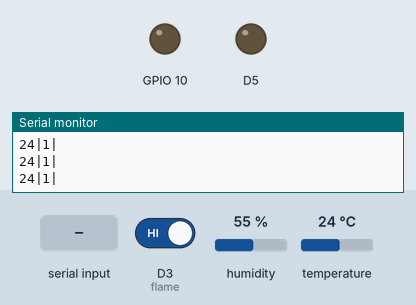
This sketch was run on a simulated ESP8266 (NodeMCU). On the bench: output pins drawn as LEDs (lit = HIGH), the last lines printed to the serial monitor. Dashed ring = blinking. The test bench sets the inputs (shaded band); at power-on: D3 (flame) HIGH, humidity 55 %, temperature 24 °C. WiFi joins after 1.5 s; servers stay silent unless stated.

Above: at 2.7 s.
2.8 s: D3 (flame) driven LOW
At 3.6 s:
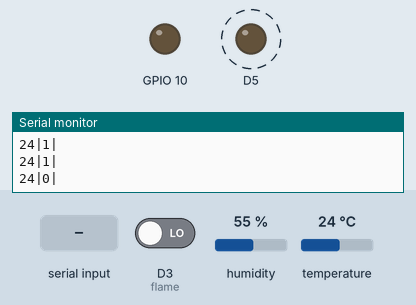
12.3 s: "1" received over Serial
At 18.7 s:
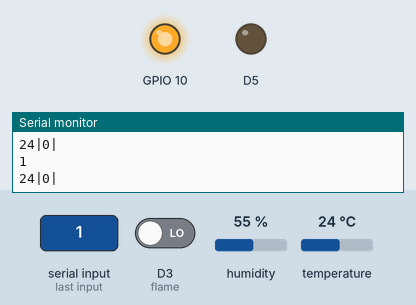
Timing chart, 0 to 20.2 s (numbered marks = the images above; inputs shaded):
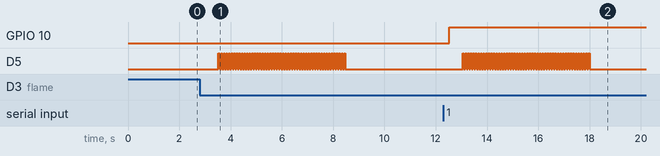

The sketch:

sristhi_flameandtemp.ino
```cpp
#include <DHT.h>
//wifi headers
#include <ESP8266WiFi.h>
#include <ESP_Mail_Client.h>
#include <Wire.h>

//wifi creds
#define WIFI_SSID "Revanth"
#define WIFI_PASSWORD "revanthsriraj"
#define SMTP_HOST "smtp.gmail.com"
#define SMTP_PORT 465
#define AUTHOR_EMAIL "akshaybhawarkiti@gmail.com"
#define AUTHOR_PASSWORD "uabulpopoejyiyxk"
#define RECIPIENT_EMAIL "joshuamatthewjohn2004@gmail.com"
#define CC_RECIPIENT_EMAIL "raikupaiku@gmail.com"


#define DHTPIN D1
#define DHTTYPE DHT11
#define flame D3

DHT dht(DHTPIN, DHTTYPE);

float temp; // Stores temperature value
int flame_sense;

//smtp server define
SMTPSession smtp;
Session_Config config;
SMTP_Message message;

void setup() {
  Serial.begin(9600); // Initialize serial communication
  dht.begin();
  pinMode(flame, INPUT);
  pinMode(D5, OUTPUT);

  pinMode(10, OUTPUT);

  //wifi creds

  WiFi.begin(WIFI_SSID, WIFI_PASSWORD);
  while (WiFi.status() != WL_CONNECTED)
  {
    Serial.println(" :-( ");
    delay(300);
  }


  // Initialize ESP Mail Client
  MailClient.networkReconnect(true);
  smtp.debug(0); // Disable SMTP debug output


  config.server.host_name = SMTP_HOST;
  config.server.port = SMTP_PORT;
  config.login.email = AUTHOR_EMAIL;
  config.login.password = AUTHOR_PASSWORD;

  config.time.ntp_server = F("pool.ntp.org,time.nist.gov");
  config.time.gmt_offset = 3;
  config.time.day_light_offset = 0;

  message.sender.name = F("HARMFUL ENVIRONMENT ALERT");
  message.sender.email = AUTHOR_EMAIL;
  message.subject = F("'SOS' EVACUVATE");
  message.addRecipient(F("Recipient"), RECIPIENT_EMAIL);
  message.addRecipient(F("CC Recipient"), CC_RECIPIENT_EMAIL);


  String textMsg = "Flames detected, harmful environment! EVACUVATE!";
  textMsg += "Please confirm to the owner.\n\n";
  textMsg += "Name: Revanth Sriraj\n";
  textMsg += "Location: Srishti 2024, Atria Institute\n";
  textMsg += "Contact No: 6361380037\n";
  textMsg += "Email: akshaybhawarkiti@gmail.com\n";
  textMsg += "Please contact the Fire Department\n";
  textMsg += "Name: Joshua John\n";
  textMsg += "Location: REVA University\n";
  textMsg += "Contact No: 88893459734\n";
  textMsg += "Email: bhavikap18@gmail.com\n";

  message.text.content = textMsg.c_str();
  message.text.charSet = "us-ascii";
  message.text.transfer_encoding = Content_Transfer_Encoding::enc_7bit;
}

void loop() {

  if (Serial.available() > 0) {
    char command = Serial.read();
    Serial.println(command);
  }

  temp = dht.readTemperature();
  flame_sense = digitalRead(flame);

  Serial.print((int)temp);
  Serial.print("|");
  Serial.print(flame_sense);
  Serial.println("|");
  delay(500);

  if(flame_sense == 0)
  {

    buzzer_alert();
    delay(3000);
    sendEmail();
    digitalWrite(10, HIGH);
  }
  else{
    digitalWrite(10,LOW);
  }

}

void sendEmail() {
  if (!smtp.connect(&config))
  {
    return;
  }

  if (!MailClient.sendMail(&smtp, &message))
  {

   return;
  }

}

void buzzer_alert()
{
  for(int i =0; i<50; i++)
  {
  digitalWrite(D5,HIGH);
  delay(50);
  digitalWrite(D5, LOW);
  delay(50);
  }
}
```

Measured:
- after the input at 2.8 s, D5: alternates HIGH for 0.05 s and LOW for 0.05 s, 100 changes in all, then stays LOW, starting after 0.73 s
